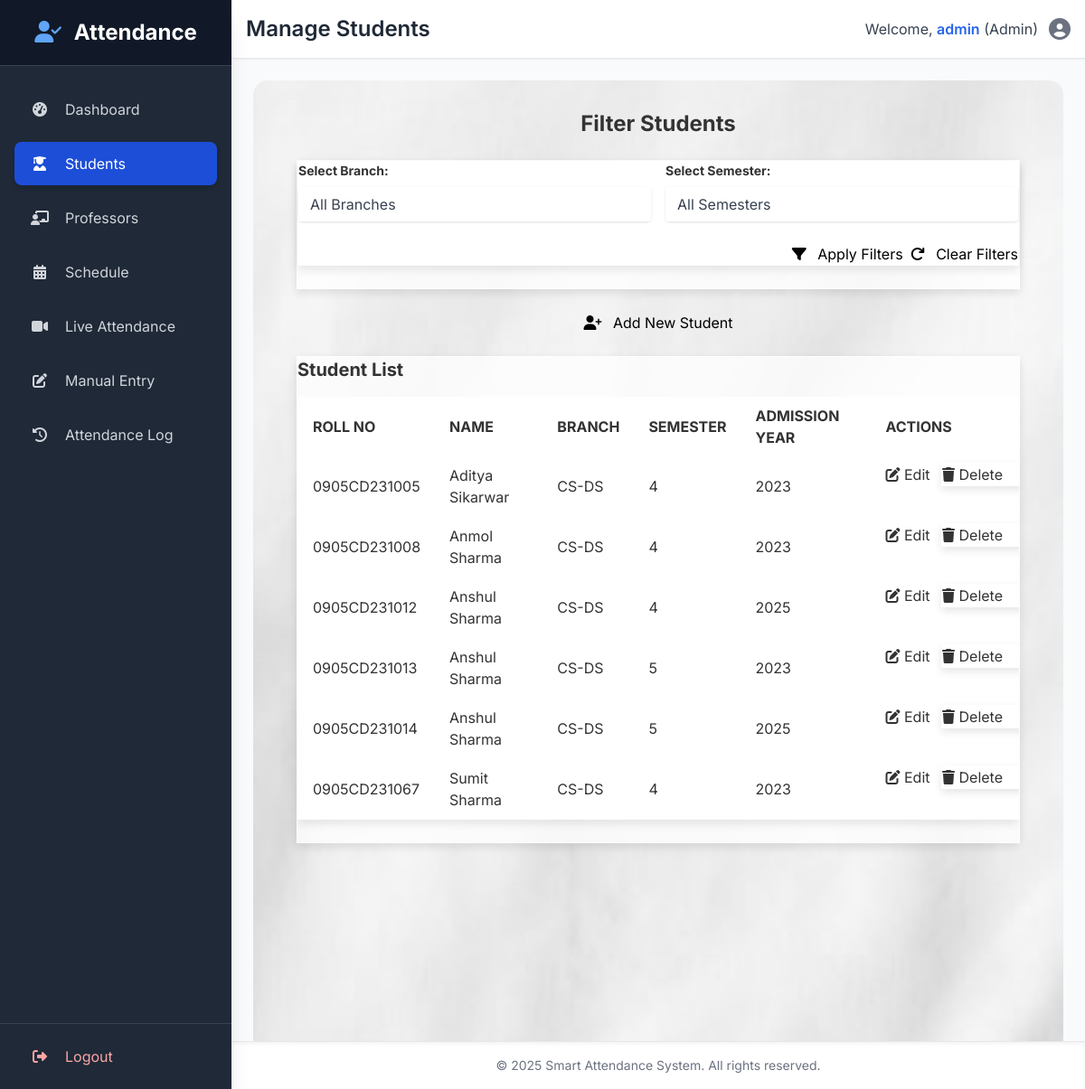
The app's page /students (signed in) with its own data.
### tables this page shows
CREATE TABLE students (
        roll_no TEXT PRIMARY KEY,
        name TEXT NOT NULL,
        branch TEXT,
        semester INTEGER,
        admission_year INTEGER,
        subject TEXT,
        face_encoding BLOB
    , gender TEXT, age INTEGER);

### app.py (the view)
@app.route('/students')
@login_required
@role_required(roles=['admin'])
def view_students():
    conn = db_connect()
    filter_branch = request.args.get('branch')
    filter_semester = request.args.get('semester')
    students_query = "SELECT roll_no, name, branch, semester, admission_year FROM students WHERE 1=1"
    student_query_params = []
    if filter_branch and filter_branch != 'all':
        students_query += " AND branch = ?"
        student_query_params.append(filter_branch)
    if filter_semester and filter_semester != 'all':
        students_query += " AND semester = ?"
        student_query_params.append(filter_semester)
    students_query += " ORDER BY name"
    students_list = conn.execute(students_query, student_query_params).fetchall()
    available_branches = get_distinct_from_db('branch', 'students')
    available_semesters = get_distinct_from_db('semester', 'students')
    conn.close()
    return render_template('students.html',
                           students=students_list,
                           available_branches=available_branches,
                           available_semesters=available_semesters,
                           selected_branch=filter_branch,
                           selected_semester=filter_semester)

### app.py (called while the page is built, shortened)
def db_connect():
    conn = sqlite3.connect(DB_FILE, timeout=10)
    conn.row_factory = sqlite3.Row
    return conn

@app.teardown_appcontext
def close_connection(exception):
    db = getattr(g, '_database', None)
    if db is not None:
        db.close()

def login_required(f):
    @wraps(f)
    def decorated_function(*args, **kwargs):
        if 'logged_in' not in session or not session['logged_in']:
            flash('Please log in to access this page.', 'warning')
            return redirect(url_for('login'))
        return f(*args, **kwargs)
    return decorated_function

def role_required(roles):
    def decorator(f):
        @wraps(f)
        def decorated_function(*args, **kwargs):
            if 'logged_in' not in session or not session['logged_in']:
                flash('Please log in to access this page.', 'warning')
                return redirect(url_for('login'))
            return f(*args, **kwargs)
        return decorated_function
    return decorator

def get_distinct_from_db(column_name, table_name='students'):
    try:
        with db_connect() as conn:
            cursor = conn.cursor()
            if column_name in ['semester', 'admission_year']:
                query = f"SELECT DISTINCT {column_name} FROM {table_name} WHERE {column_name} IS NOT NULL ORDER BY CAST({column_name} AS INTEGER)"
            else:
                query = f"SELECT DISTINCT {column_name} FROM {table_name} WHERE {column_name} IS NOT NULL ORDER BY {column_name}"
            cursor.execute(query)
            return [item[0] for item in cursor.fetchall()]
    except sqlite3.OperationalError as e:
        print(f"DB Error fetching distinct {column_name} from {table_name}: {e}.")
        return []
    except Exception as e:
        print(f"An unexpected error occurred while fetching distinct {column_name} from {table_name}: {e}")
        return []

@app.context_processor
def inject_now():
    return {'now': datetime.now()}

### templates/students.html (shortened to what this page needs)
{% extends "layout.html" %}
{% block page_title %}Manage Students{% endblock %}
{% block content %}
<div class="students-page-content">
    <h2 class="text-2xl font-bold text-gray-800 mb-6">Filter Students</h2>
    <div class="section-card w-full max-w-2xl mx-auto mb-8">
        <form method="GET" action="{{ url_for('view_students') }}">
            <div class="grid grid-cols-1 md:grid-cols-2 gap-4 items-end">
                <div>
                    <label for="branch" class="block text-gray-700 text-sm font-bold mb-2">Select Branch:</label>
                    <select name="branch" id="branch" class="shadow appearance-none border rounded w-full py-2 px-3 text-gray-700 leading-tight focus:outline-none focus:shadow-outline">
                        <option value="all">All Branches</option>
                    </select>
                </div>
                <div>
                    <label for="semester" class="block text-gray-700 text-sm font-bold mb-2">Select Semester:</label>
                    <select name="semester" id="semester" class="shadow appearance-none border rounded w-full py-2 px-3 text-gray-700 leading-tight focus:outline-none focus:shadow-outline">
                        <option value="all">All Semesters</option>
                    </select>
                </div>
            </div>
            <div class="flex items-center justify-end space-x-2 mt-6">
                <button type="submit" class="button-blue">
                    <i class="fas fa-filter mr-2"></i> Apply Filters
                </button>
                <a href="{{ url_for('view_students') }}" class="button-secondary">
                    <i class="fas fa-redo mr-2"></i> Clear Filters
                </a>
            </div>
        </form>
    </div>
    <a href="{{ url_for('add_student') }}" class="button-green add-student-btn">
        <i class="fas fa-user-plus mr-2"></i> Add New Student
    </a>
    <div class="section-card w-full max-w-4xl mx-auto">
        <h3 class="text-xl font-bold text-gray-800 mb-4">Student List</h3>
        <div class="overflow-x-auto">
            {% if students %}
            <table class="min-w-full">
                <thead>
                    <tr>
                        <th class="py-2 px-4 text-left text-gray-700">ROLL NO</th>
                        <th class="py-2 px-4 text-left text-gray-700">NAME</th>
                        <th class="py-2 px-4 text-left text-gray-700">BRANCH</th>
                        <th class="py-2 px-4 text-left text-gray-700">SEMESTER</th>
                        <th class="py-2 px-4 text-left text-gray-700">ADMISSION YEAR</th>
                        <th class="py-2 px-4 text-left text-gray-700">ACTIONS</th>
                    </tr>
                </thead>
                <tbody>
                    {% for student in students %}
                    <tr class="hover:bg-gray-100">
                        <td class="py-2 px-4">{{ student.roll_no }}</td>
                        <td class="py-2 px-4">{{ student.name }}</td>
                        <td class="py-2 px-4">{{ student.branch }}</td>
                        <td class="py-2 px-4">{{ student.semester }}</td>
                        <td class="py-2 px-4">{{ student.admission_year }}</td>
                        <td class="py-2 px-4 whitespace-nowrap">
                            <a href="{{ url_for('edit_student', roll_no=student.roll_no) }}" class="button-blue button-small mr-2">
                                <i class="fas fa-edit"></i> Edit
                            </a>
                            <form action="{{ url_for('delete_student', roll_no=student.roll_no) }}" method="POST" onsubmit="return confirm('Are you sure you want to delete student {{ student.name }} ({{ student.roll_no }})? This will also delete their face encoding and attendance records!');" class="inline-block">
                                <button type="submit" class="button-red button-small">
                                    <i class="fas fa-trash"></i> Delete
                                </button>
                            </form>
                        </td>
                    </tr>
                    {% endfor %}
                </tbody>
            </table>
            {% else %}
            <p class="text-gray-500 py-4 px-4 text-center">No students found. Please add a new student.</p>
            {% endif %}
        </div>
    </div>
</div>
{% endblock %}

### templates/layout.html (shortened to what this page needs)
<!DOCTYPE html>
<html lang="en">
<head>
    <script src="https://cdn.tailwindcss.com"></script>
    <link rel="stylesheet" href="https://cdnjs.cloudflare.com/ajax/libs/font-awesome/6.5.1/css/all.min.css">
</head>
<body class="bg-gray-100 antialiased">
    <div class="flex h-screen bg-gray-200">
        {% if session.logged_in %}
        <div class="w-64 bg-gray-800 text-white flex flex-col shadow-xl z-20">
            <div class="p-5 bg-gray-900 text-2xl font-bold text-center border-b border-gray-700">
                <i class="fas fa-user-check mr-2 text-blue-400"></i> Attendance
            </div>
            <nav class="flex-1 px-4 py-6 space-y-3 custom-scrollbar overflow-y-auto">
                {% if session.role == 'admin' %}
                    <a href="{{ url_for('admin_dashboard') }}" class="sidebar-link {% if 'dashboard' in request.path %}active{% endif %}">
                        <i class="fas fa-tachometer-alt"></i><span>Dashboard</span>
                    </a>
                    <a href="{{ url_for('view_students') }}" class="sidebar-link {% if 'student' in request.path %}active{% endif %}">
                        <i class="fas fa-user-graduate"></i><span>Students</span>
                    </a>
                    <a href="{{ url_for('view_professors') }}" class="sidebar-link {% if 'professor' in request.path %}active{% endif %}">
                        <i class="fas fa-chalkboard-teacher"></i><span>Professors</span>
                    </a>
                {% endif %}
                <a href="{{ url_for('manage_schedule') }}" class="sidebar-link {% if 'schedule' in request.path %}active{% endif %}">
                    <i class="fas fa-calendar-alt"></i><span>Schedule</span>
                </a>
                <a href="{{ url_for('configure_session') }}" class="sidebar-link {% if 'configure' in request.path or 'live' in request.path %}active{% endif %}">
                    <i class="fas fa-video"></i><span>Live Attendance</span>
                </a>
                <a href="{{ url_for('manual_attendance') }}" class="sidebar-link {% if 'manual' in request.path %}active{% endif %}">
                    <i class="fas fa-edit"></i><span>Manual Entry</span>
                </a>
                <a href="{{ url_for('view_attendance_log') }}" class="sidebar-link {% if 'log' in request.path %}active{% endif %}">
                    <i class="fas fa-history"></i><span>Attendance Log</span>
                </a>
            </nav>
            <div class="p-4 border-t border-gray-700 mt-auto">
                <a href="{{ url_for('logout') }}" class="flex items-center w-full px-4 py-2 text-left rounded-lg text-red-300 hover:bg-red-600 hover:text-white transition-colors duration-200 sidebar-link">
                    <i class="fas fa-sign-out-alt"></i><span>Logout</span>
                </a>
            </div>
        </div>
        {% endif %}
        <div class="flex-1 flex flex-col overflow-hidden">
            {% if session.logged_in %}
            <header class="flex justify-between items-center p-4 bg-white border-b shadow-sm z-10">
                <div class="flex items-center">
                    <h1 class="text-2xl font-semibold text-gray-800">{{ self.page_title() }}</h1>
                </div>
                <div class="flex items-center space-x-3">
                    <span class="text-gray-700 text-md">Welcome, <strong class="font-semibold text-blue-600">{{ session.username }}</strong> (<span class="capitalize">{{ session.role }}</span>)</span>
                    <i class="fas fa-user-circle text-2xl text-gray-500"></i>
                </div>
            </header>
            {% endif %}
            <main class="flex-1 overflow-x-hidden overflow-y-auto bg-gray-50 p-6 custom-scrollbar">
                {% block content %}{% endblock %}
            </main>
            <footer class="p-4 bg-white border-t text-center text-gray-500 text-sm shadow-inner">
                &copy; {{ now.year if now is defined else 2025 }} Smart Attendance System. All rights reserved.
            </footer>
        </div>
    </div>
</body>
</html>

### templates/layout.html (style rules this page uses)
body { font-family: 'Inter', sans-serif; }
.sidebar-link { display: flex; align-items: center; padding: 0.75rem 1rem; border-radius: 0.5rem; transition-property: background-color, color, box-shadow; transition-duration: 200ms; transition-timing-function: ease-in-out; color: #d1d5db; }
.sidebar-link.active { background-color: #1d4ed8; color: white; box-shadow: 0 4px 6px -1px rgba(0, 0, 0, 0.1), 0 2px 4px -2px rgba(0, 0, 0, 0.1); }
.sidebar-link .fas { width: 1.5rem; text-align: center; flex-shrink: 0; }
.sidebar-link span { margin-left: 1rem; white-space: nowrap; }

### records on screen
students: roll_no "0905CD231005", name "Aditya Sikarwar", branch "CS-DS", semester "4", admission_year "2023"
students: roll_no "0905CD231008", name "Anmol Sharma", branch "CS-DS", semester "4", admission_year "2023"
students: roll_no "0905CD231012", name "Anshul Sharma", branch "CS-DS", semester "4", admission_year "2025"
students: roll_no "0905CD231013", name "Anshul Sharma", branch "CS-DS", semester "5", admission_year "2023"
students: roll_no "0905CD231014", name "Anshul Sharma", branch "CS-DS", semester "5", admission_year "2025"
students: roll_no "0905CD231067", name "Sumit Sharma", branch "CS-DS", semester "4", admission_year "2023"

### other values on screen
{{ session.username }} "admin"
{{ session.role }} "Admin"
